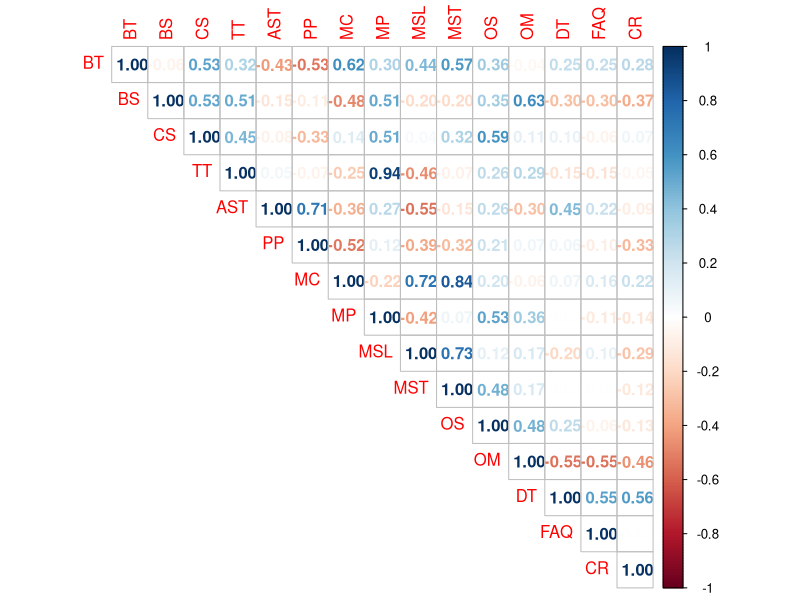
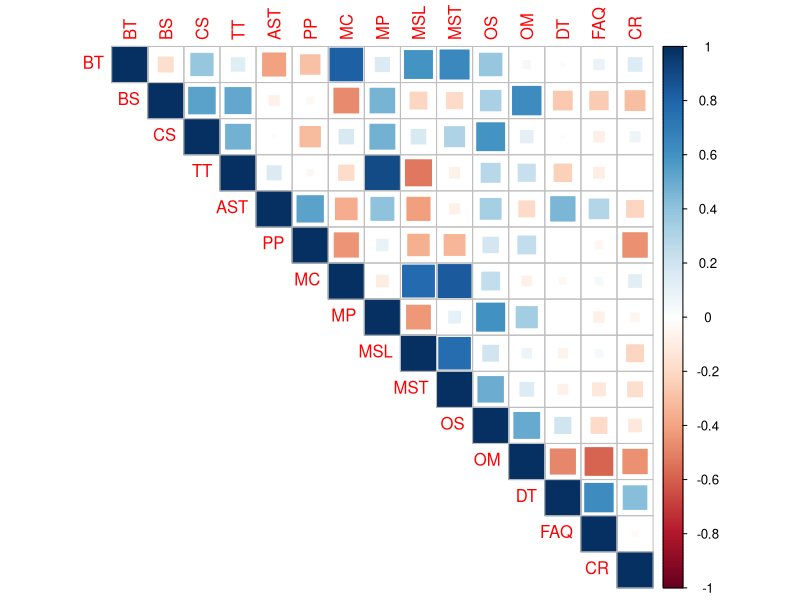
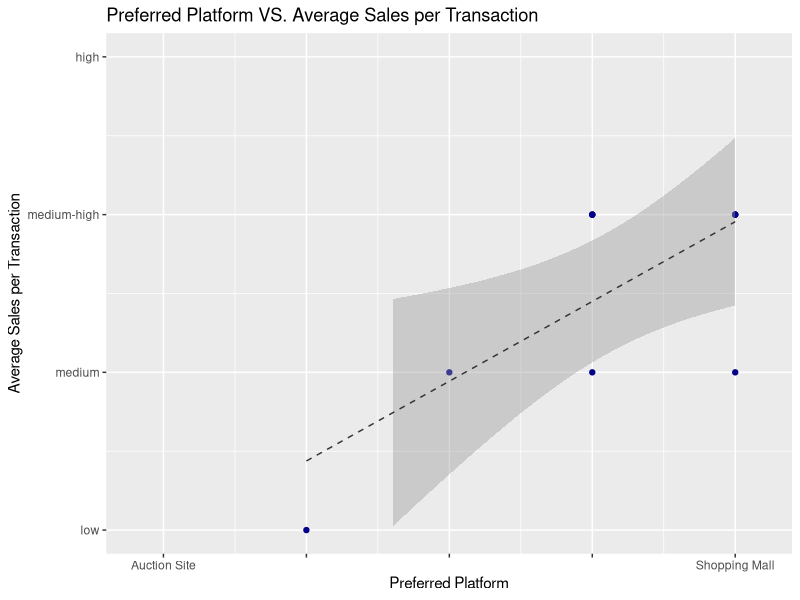
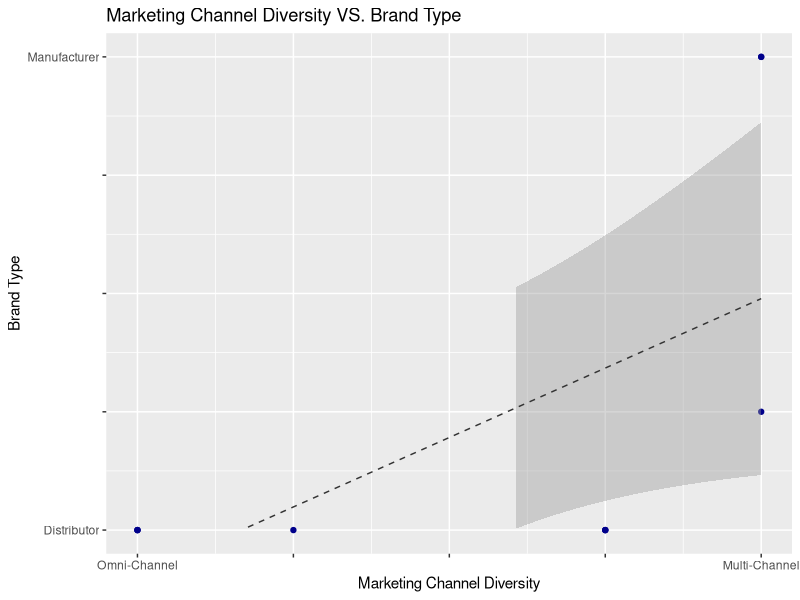
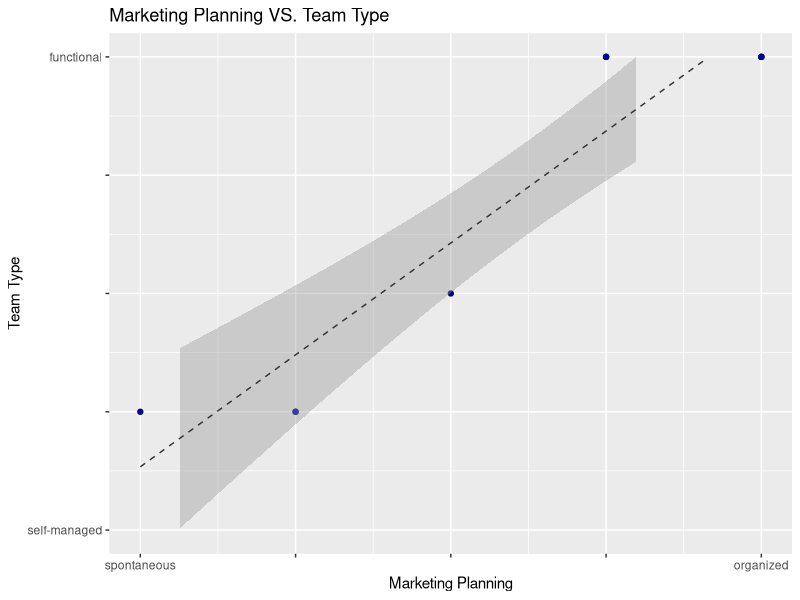
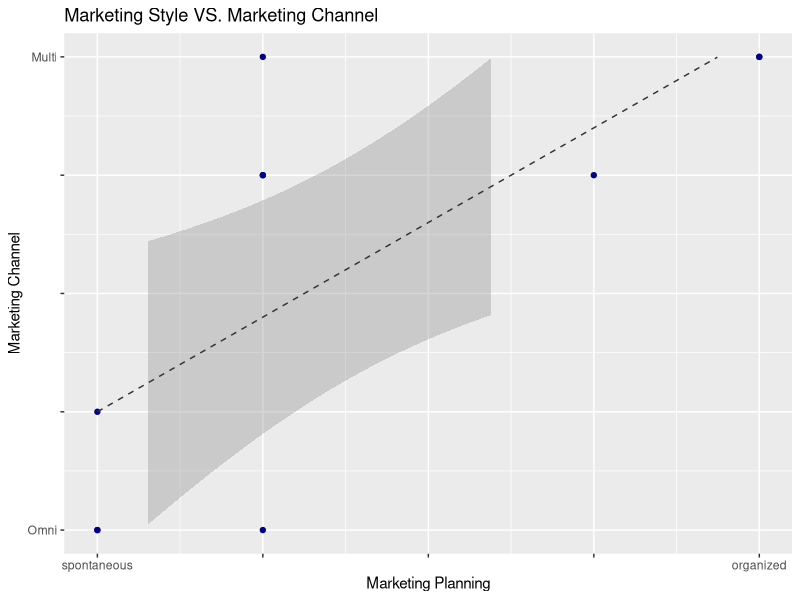
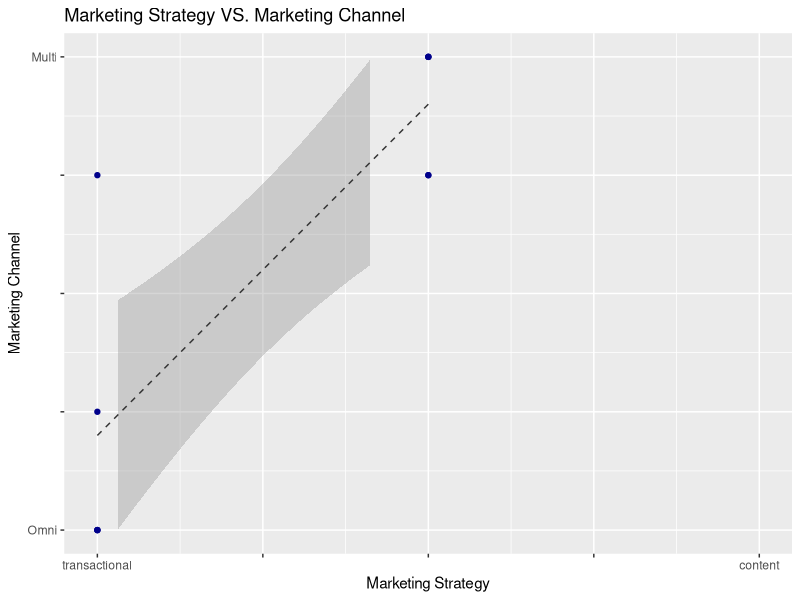
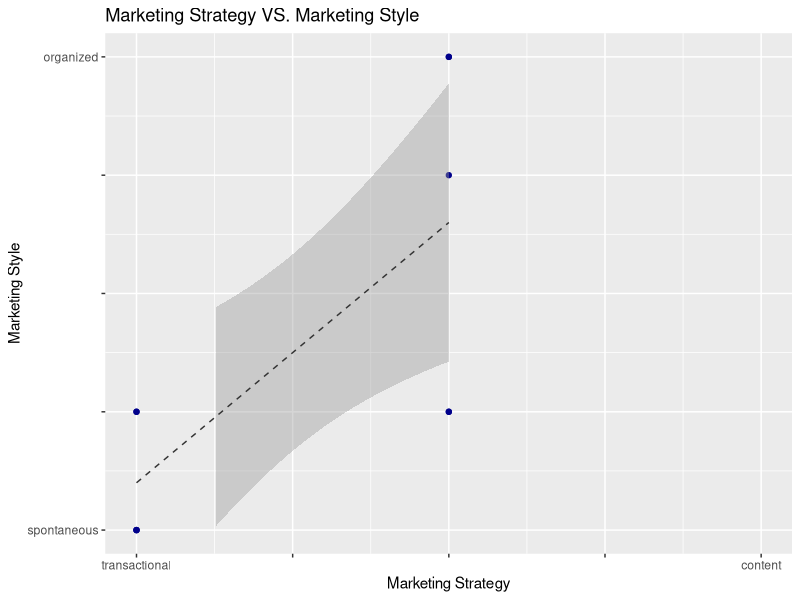

Generate these figures, in order, with R:
#Environment Preparation
setwd("~/Desktop/personas/analysis")
library(dplyr)
library(ggplot2)
library(gridExtra)
library(grid)
library(corrplot)

#Import data 
my_data <- read.csv("PersonaData.csv", header=TRUE)
colnames(my_data)
my_data_new <- select(my_data, -c(1,2,3,4))
head(my_data_new)
colnames(my_data_new)

##Correlation coefficent table
my_data_cor <- tbl_df(my_data_new)
colnames(my_data_cor)
my_data_cor <- my_data_cor %>% rename(
BT = Brand.Type,
BS = Business.Size.on.Rakuten,
CS = Company.Size,
TT = Team.Type,
AST = Average.Sales.Per.Transaction,
PP = Preferred..Main..Platform,
MC = Marketing.Channel.Diversity,
MP = Marketing.Planning,
MSL = Marketing.Style,
MST = Marketing.Strategy,
OS = Operational.Strategy,
OM = Operation.Management,
DT = Delivery.Time,
FAQ = FAQ.Type,
CR = Customer.Responsiveness
)
my_cor <- as.matrix(my_data_cor) %>% cor()
my_cor <- corrplot(my_cor, method="number", type="upper")

my_cor <- as.matrix(my_data_cor) %>% 
  cor(method = "spearman") %>% 
  corrplot(method="square", type="upper")

# Draw plots to show the correlation 
par(mfrow=c(4,2))
## plot 1: Preferred Platform VS. Average Sales Per Transaction
p1 <- ggplot(my_data, aes(x = Preferred..Main..Platform, y=Average.Sales.Per.Transaction)) +
  geom_point(color="dark blue") +
  geom_smooth(method=lm,color="#333333", linetype="dashed", size=0.5)
p1 + labs(title="Preferred Platform VS. Average Sales per Transaction")+
  scale_x_continuous(name="Preferred Platform", limits =c(1,5), breaks =c(1:5), label = c("Auction Site"," "," "," ","Shopping Mall"), expand=c(0.1,0))+
  scale_y_continuous(name="Average Sales per Transaction", limits=c(1,4), breaks=c(1,2,3,4), label=c("low","medium","medium-high","high"))
## plot 2: Marketing Channel Diversity VS. Brand Type
p2 <- ggplot(my_data, aes(x = Marketing.Channel.Diversity, y=Brand.Type)) +
  geom_point(color="dark blue") +
  geom_smooth(method=lm, color="#333333", linetype="dashed", size=0.5)
p2 + labs(title="Marketing Channel Diversity VS. Brand Type")+
  scale_x_continuous(name="Marketing Channel Diversity", limits=c(1,5), breaks=c(1:5), label=c("Omni-Channel","","","","Multi-Channel"))+
  scale_y_continuous(name="Brand Type", limits=c(1,5), breaks=c(1:5), label=c("Distributor","","","","Manufacturer"))
## plot 3: Marketing Planning VS. Team Type
p3 <- ggplot(my_data, aes(x = Marketing.Planning, y=Team.Type)) +
  geom_point(color="dark blue") +
  geom_smooth(method=lm,color="#333333", linetype="dashed", size=0.5)
p3 + labs(title="Marketing Planning VS. Team Type")+
  scale_x_continuous(name="Marketing Planning", limits=c(1,5), breaks=c(1:5), label=c("spontaneous","","","","organized"))+
  scale_y_continuous(name="Team Type", limits=c(1,5), breaks=c(1:5), label=c("self-managed","","","","functional"))
## plot 4: Marketing Style VS.Marketing Channel
p4 <- ggplot(my_data, aes(x = Marketing.Style, y=Marketing.Channel.Diversity)) +
  geom_point(color="dark blue") +
  geom_smooth(method=lm,color="#333333", linetype="dashed", size=0.5)
p4 + labs(title="Marketing Style VS. Marketing Channel")+
  scale_x_continuous(name="Marketing Planning", limits=c(1,5), breaks=c(1:5), label=c("spontaneous","","","","organized"))+
  scale_y_continuous(name="Marketing Channel", limits=c(1,5), breaks=c(1:5), label=c("Omni","","","","Multi"))
## plot 5: Marketing Strategy VS. Marketing Channel
p5 <- ggplot(my_data, aes(x = Marketing.Strategy, y=Marketing.Channel.Diversity)) +
  geom_point(color="dark blue") +
  geom_smooth(method=lm,color="#333333", linetype="dashed", size=0.5)
p5 + labs(title="Marketing Strategy VS. Marketing Channel")+
  scale_x_continuous(name="Marketing Strategy", limits=c(1,5), breaks=c(1:5), label=c("transactional","","","","content"))+
  scale_y_continuous(name="Marketing Channel", limits=c(1,5), breaks=c(1:5), label=c("Omni","","","","Multi"))
## plot 6: Marketing Strategy VS. Marketing Style
p6 <- ggplot(my_data, aes(x = Marketing.Strategy, y=Marketing.Style)) +
  geom_point(color="dark blue") +
  geom_smooth(method=lm,color="#333333", linetype="dashed", size=0.5)
p6 + labs(title="Marketing Strategy VS. Marketing Style")+
  scale_x_continuous(name="Marketing Strategy", limits=c(1,5), breaks=c(1:5), label=c("transactional","","","","content"))+
  scale_y_continuous(name="Marketing Style", limits=c(1,5), breaks=c(1:5), label=c("spontaneous","","","","organized"))
## plot 7: Operation Management VS. Business Size on Rakuten
p7 <- ggplot(my_data, aes(x = Operation.Management, y=Business.Size.on.Rakuten)) +
  geom_point(color="dark blue") +
  geom_smooth(method=lm,color="#333333", linetype="dashed", size=0.5)
p7 + labs(title="Operation Management VS. Business Size on Rakuten")+
  scale_x_continuous(name="Operation Management", limits=c(1,5), breaks=c(1:5), label=c("Human Labor","","","","Automation"))+
  scale_y_continuous(name="Business Size on Rakuten", limits=c(1,5), breaks=c(1:5), label=c("In the Red","Small","Medium","Large","Super Large"))

